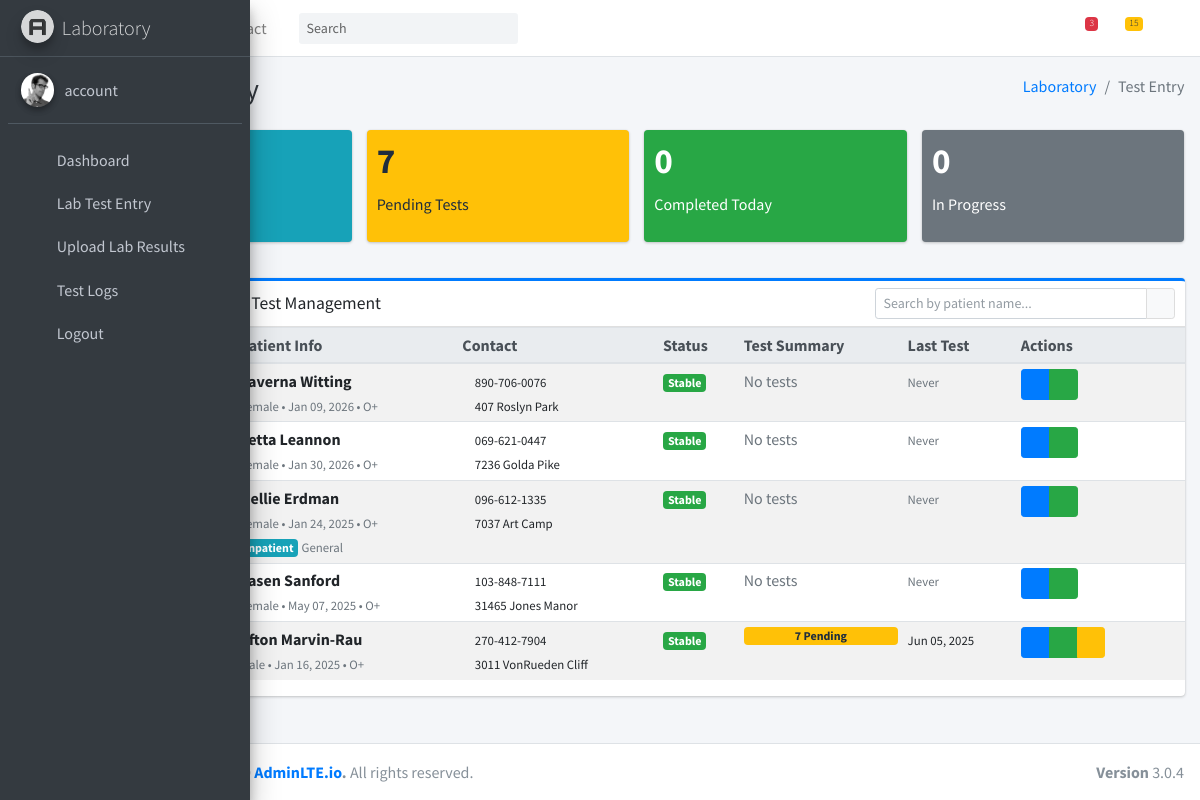
The app's page /l/test_entry (signed in) with its own data.
### hospapp/models.py (models this page shows, shortened)
class Patient(models.Model):
    BLOOD_GROUP_CHOICES = [
        ('A+', 'A+'), ('A-', 'A-'),
        ('B+', 'B+'), ('B-', 'B-'),
        ('AB+', 'AB+'), ('AB-', 'AB-'),
        ('O+', 'O+'), ('O-', 'O-'),
    ]
    STATUS_CHOICES = [
        ('critical', 'Critical'),
        ('recovered', 'Recovered'),
        ('stable', 'Stable'),
    ]
    address = models.TextField()
    blood_group = models.CharField(max_length=3, choices=BLOOD_GROUP_CHOICES, default='O+')
    date_of_birth = models.DateField()
    date_registered = models.DateTimeField(auto_now_add=True)
    email = models.EmailField(blank=True, null=True)
    first_time = models.CharField(max_length=20, blank=True)
    full_name = models.CharField(max_length=200)
    gender = models.CharField(max_length=10)  # Added max_length
    id_number = models.CharField(max_length=100, blank=True)
    id_type = models.CharField(max_length=20, blank=True)
    marital_status = models.CharField(max_length=20)
    nationality = models.CharField(max_length=50)
    phone = models.CharField(max_length=15)
    photo = models.ImageField(upload_to='patient_photos/', blank=True, null=True)
    state_of_origin = models.CharField(max_length=50, blank=True)
    next_of_kin_name = models.CharField(max_length=100)
    next_of_kin_phone = models.CharField(max_length=15)
    bed = models.ForeignKey(Bed, null=True, blank=True, on_delete=models.SET_NULL)
    diagnosis = models.TextField(blank=True, null=True)
    is_inpatient = models.BooleanField(default=False)
    medication = models.TextField(blank=True, null=True)
    notes = models.TextField(blank=True, null=True)
    referred_by = models.CharField(max_length=100, blank=True, null=True)
    status = models.CharField(max_length=20, choices=STATUS_CHOICES, default='stable')
    ward = models.ForeignKey(Ward, null=True, blank=True, on_delete=models.SET_NULL)

class Ward(models.Model):
    name = models.CharField(max_length=100, unique=True)

class LabTest(models.Model):
    STATUS_CHOICES = [
        ('cancelled', 'Cancelled'),
        ('completed', 'Completed'),
        ('in_progress', 'In Progress'),
        ('pending', 'Pending'),
    ]
    patient = models.ForeignKey(Patient, on_delete=models.CASCADE, related_name='lab_tests')
    category = models.ForeignKey('TestCategory', on_delete=models.CASCADE, related_name='test_category')
    test_name = models.CharField(max_length=100)
    normal_range = models.CharField(max_length=100, blank=True, null=True)
    notes = models.TextField(blank=True, null=True)
    result_value = models.TextField(blank=True, null=True)
    status = models.CharField(max_length=20, choices=STATUS_CHOICES, default='pending')
    testcompleted = models.BooleanField(default=0)
    date_performed = models.DateTimeField(null=True, blank=True)
    requested_at = models.DateTimeField(auto_now_add=True)
    submitted_on = models.DateField(default=timezone.now)
    time = models.TimeField(auto_now_add=True)
    doctor_name = models.CharField(max_length=100, blank=True)
    performed_by = models.ForeignKey(User, on_delete=models.SET_NULL, blank=True, null=True, related_name='performed_tests')
    recorded_by = models.ForeignKey(User, on_delete=models.SET_NULL, null=True, blank=True, related_name='recorded_tests')
    requested_by = models.ForeignKey(User, on_delete=models.SET_NULL, null=True, blank=True, related_name='requested_tests')
    instructions = models.TextField(blank=True, null=True)
    class Meta:
        ordering = ['-requested_at']

### hospapp/views.py (the view)
# urls.py: path('l/test_entry', views.lab_test_entry, name='lab_test_entry'),
@login_required(login_url='home')
def lab_test_entry(request):
    patients = Patient.objects.all().select_related('ward', 'bed').order_by('-date_registered')
    patients_data = []
    for patient in patients:
        pending_tests_count = LabTest.objects.filter(
            patient=patient,
            status='pending'
        ).count()
        completed_tests_count = LabTest.objects.filter(
            patient=patient,
            status='completed'
        ).count()
        in_progress_tests_count = LabTest.objects.filter(
            patient=patient,
            status='in_progress'
        ).count()
        latest_referral = Referral.objects.filter(patient=patient).order_by('-id').first()
        referred_by = latest_referral.notes if latest_referral else patient.referred_by
        patients_data.append({
            'patient': patient,
            'pending_tests': pending_tests_count,
            'completed_tests': completed_tests_count,
            'in_progress_tests': in_progress_tests_count,
            'total_tests': pending_tests_count + completed_tests_count + in_progress_tests_count,
            'referred_by': referred_by or 'Walk-in',
            'last_test_date': LabTest.objects.filter(patient=patient).order_by('-requested_at').first(),
        })
    total_patients = patients.count()
    patients_with_pending_tests = len([p for p in patients_data if p['pending_tests'] > 0])
    total_pending_tests = LabTest.objects.filter(status='pending').count()
    total_completed_today = LabTest.objects.filter(
        status='completed',
        date_performed__date=timezone.now().date()
    ).count()
    total_in_progress = LabTest.objects.filter(status='in_progress').count()
    test_categories = TestCategory.objects.prefetch_related('subcategories').all().order_by('name')
    context = {
        'patients_data': patients_data,
        'test_categories': test_categories,
        'stats': {
            'total_patients': total_patients,
            'patients_with_pending_tests': patients_with_pending_tests,
            'total_pending_tests': total_pending_tests,
            'total_completed_today': total_completed_today,
            'total_in_progress': total_in_progress,
        },
        'debug_info': {
            'total_patients_fetched': len(patients_data),
            'test_categories_count': test_categories.count(),
            'methods_used': ['Patient.objects.all()', 'LabTest filtering'],
        } if request.user.is_superuser else None
    }
    return render(request, 'laboratory/test_entry.html', context)

### hospapp/templates/laboratory/test_entry.html (shortened to what this page needs)
{% extends "laboratory/base.html" %}
{% load static %}
{% block content %}
<section class="content-header">
    <div class="container-fluid">
        <div class="row mb-2">
            <div class="col-sm-6">
                <h1 class="m-0 text-dark">Lab Test Entry</h1>
            </div>
            <div class="col-sm-6">
                <ol class="breadcrumb float-sm-right">
                    <li class="breadcrumb-item"><a href="{% url 'laboratory' %}">Laboratory</a></li>
                    <li class="breadcrumb-item active">Test Entry</li>
                </ol>
            </div>
        </div>
    </div>
</section>
<section class="content">
    <div class="container-fluid">
        <div class="row mb-3">
            <div class="col-lg-3 col-6">
                <div class="small-box bg-info">
                    <div class="inner">
                        <h3>{{ stats.total_patients }}</h3>
                        <p>Total Patients</p>
                    </div>
                    <div class="icon">
                        <i class="fas fa-users"></i>
                    </div>
                </div>
            </div>
            <div class="col-lg-3 col-6">
                <div class="small-box bg-warning">
                    <div class="inner">
                        <h3>{{ stats.total_pending_tests }}</h3>
                        <p>Pending Tests</p>
                    </div>
                    <div class="icon">
                        <i class="fas fa-file-medical"></i>
                    </div>
                </div>
            </div>
            <div class="col-lg-3 col-6">
                <div class="small-box bg-success">
                    <div class="inner">
                        <h3>{{ stats.total_completed_today }}</h3>
                        <p>Completed Today</p>
                    </div>
                    <div class="icon">
                        <i class="fas fa-check-circle"></i>
                    </div>
                </div>
            </div>
            <div class="col-lg-3 col-6">
                <div class="small-box bg-secondary">
                    <div class="inner">
                        <h3>{{ stats.total_in_progress }}</h3>
                        <p>In Progress</p>
                    </div>
                    <div class="icon">
                        <i class="fas fa-flask"></i>
                    </div>
                </div>
            </div>
        </div>
        <div class="card card-outline card-primary">
            <div class="card-header">
                <h3 class="card-title">
                    <i class="fas fa-users"></i> All Patients - Lab Test Management
                </h3>
                <div class="card-tools">
                    <div class="input-group input-group-sm" style="width: 300px;">
                        <input type="text" id="patientSearch" class="form-control" placeholder="Search by patient name...">
                        <div class="input-group-append">
                            <button type="button" class="btn btn-default">
                                <i class="fas fa-search"></i>
                            </button>
                        </div>
                    </div>
                </div>
            </div>
            <div class="card-body p-0">
                <div class="table-responsive">
                    <table class="table table-hover table-striped table-sm">
                        <thead class="thead-light">
                            <tr>
                                <th>Patient ID</th>
                                <th>Patient Info</th>
                                <th>Contact</th>
                                <th>Status</th>
                                <th>Test Summary</th>
                                <th>Last Test</th>
                                <th>Actions</th>
                            </tr>
                        </thead>
                        <tbody id="patientsTableBody">
                            {% for patient_data in patients_data %}
                            <tr data-patient-name="{{ patient_data.patient.full_name|lower }}">
                                <td>
                                    <span class="badge badge-secondary">{{ patient_data.patient.id }}</span>
                                </td>
                                <td>
                                    <div>
                                        <strong>{{ patient_data.patient.full_name }}</strong>
                                        <br>
                                        <small class="text-muted">
                                            {{ patient_data.patient.gender }} •
                                            {{ patient_data.patient.date_of_birth|date:"M d, Y" }} •
                                            {{ patient_data.patient.blood_group }}
                                        </small>
                                        {% if patient_data.patient.is_inpatient %}
                                            <br><span class="badge badge-info">Inpatient</span>
                                            {% if patient_data.patient.ward %}
                                                <small class="text-muted">{{ patient_data.patient.ward.name }}</small>
                                            {% endif %}
                                        {% endif %}
                                    </div>
                                </td>
                                <td>
                                    <small>
                                        <i class="fas fa-phone"></i> {{ patient_data.patient.phone|default:"N/A" }}
                                        <br>
                                        <i class="fas fa-map-marker-alt"></i> {{ patient_data.patient.address|truncatechars:30 }}
                                    </small>
                                </td>
                                <td>
                                    <span class="badge badge-{% if patient_data.patient.status == 'critical' %}danger{% elif patient_data.patient.status == 'stable' %}success{% else %}warning{% endif %}">
                                        {{ patient_data.patient.status|title }}
                                    </span>
                                </td>
                                <td>
                                    <div class="d-flex flex-column">
                                        {% if patient_data.pending_tests > 0 %}
                                            <span class="badge badge-warning mb-1">{{ patient_data.pending_tests }} Pending</span>
                                        {% endif %}
                                        {% if patient_data.total_tests == 0 %}
                                            <span class="text-muted">No tests</span>
                                        {% endif %}
                                    </div>
                                </td>
                                <td>
                                    {% if patient_data.last_test_date %}
                                        <small>{{ patient_data.last_test_date.requested_at|date:"M d, Y" }}</small>
                                    {% else %}
                                        <small class="text-muted">Never</small>
                                    {% endif %}
                                </td>
                                <td>
                                    <div class="btn-group btn-group-sm" role="group">
                                        <button class="btn btn-primary view-tests"
                                                data-patient-id="{{ patient_data.patient.id }}"
                                                data-patient-name="{{ patient_data.patient.full_name }}"
                                                title="View All Tests">
                                            <i class="fas fa-eye"></i>
                                        </button>
                                        <button class="btn btn-success create-test"
                                                data-patient-id="{{ patient_data.patient.id }}"
                                                data-patient-name="{{ patient_data.patient.full_name }}"
                                                title="Create New Test">
                                            <i class="fas fa-plus"></i>
                                        </button>
                                        {% if patient_data.pending_tests > 0 %}
                                        <button class="btn btn-warning quick-complete"
                                                data-patient-id="{{ patient_data.patient.id }}"
                                                data-patient-name="{{ patient_data.patient.full_name }}"
                                                title="Complete Pending Tests">
                                            <i class="fas fa-check"></i>
                                        </button>
                                        {% endif %}
                                    </div>
                                </td>
                            </tr>
                            {% endfor %}
                        </tbody>
                    </table>
                </div>
            </div>
        </div>
    </div>
</section>
{% endblock %}

### records on screen
Patient: patient.full_name "Laverna Witting", patient.gender "Female", patient.date_of_birth "Jan 09, 2026", patient.blood_group "O+", patient.phone "890-706-0076", patient.address "407 Roslyn Park", patient.status "Stable", shows "No tests", shows "Never"
Patient: patient.full_name "Zetta Leannon", patient.gender "Female", patient.date_of_birth "Jan 30, 2026", patient.blood_group "O+", patient.phone "069-621-0447", patient.address "7236 Golda Pike", patient.status "Stable", shows "No tests", shows "Never"
Patient: patient.full_name "Nellie Erdman", patient.gender "Female", patient.date_of_birth "Jan 24, 2025", patient.blood_group "O+", patient.ward.name "General", patient.phone "096-612-1335", patient.address "7037 Art Camp", patient.status "Stable", shows "No tests", shows "Never"
Patient: patient.full_name "Jasen Sanford", patient.gender "Female", patient.date_of_birth "May 07, 2025", patient.blood_group "O+", patient.phone "103-848-7111", patient.address "31465 Jones Manor", patient.status "Stable", shows "No tests", shows "Never"
Patient: patient.full_name "Afton Marvin-Rau", patient.gender "Male", patient.date_of_birth "Jan 16, 2025", patient.blood_group "O+", patient.phone "270-412-7904", patient.address "3011 VonRueden Cliff", patient.status "Stable", pending_tests "7", last_test_date.requested_at "Jun 05, 2025"

### other values on screen
{{ stats.total_patients }} "5"
{{ stats.total_pending_tests }} "7"
{{ stats.total_completed_today }} "0"
{{ stats.total_in_progress }} "0"
